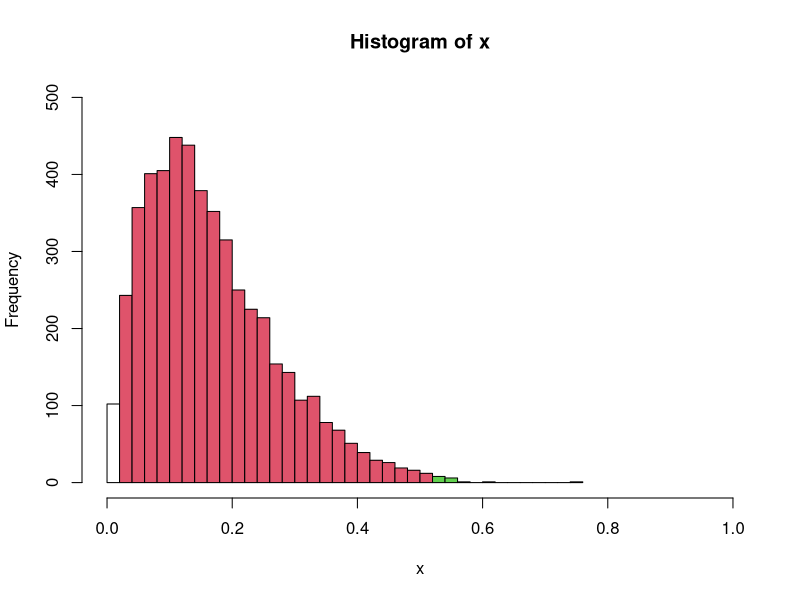

Write R code to recreate this figure. (Note: this script raises an error after producing the figure.)


set.seed(1)
x <- rbeta(n = 5000, shape1 = 2, shape2 = 10)
h <- hist(x, breaks=50, plot = FALSE)
cuts <- cut(h$breaks, c(0,0.01, 0.5, 1))
plot(h, col=cuts, xlim = c(0,1), ylim = c(0, 500))

gg <- ggplot(data.frame(x), aes(x)) + geom_histogram(fill = "darkgreen", col = "black") + 
      theme(panel.grid.major = element_blank(), panel.grid.minor = element_blank(),
           panel.border = element_rect(colour = "black", fill = NA, size = 1),
           plot.title = element_text(hjust = 0.5, size = 20),
           legend.text=element_text(size = 14)) + 
      ggtitle(label = "Histogram of simulations from the prior") + xlim(c(-0.05, 1))
gg

out <- mcmc_get_outliers(e14Tagm_converged_pooled)

propout <- out[[1]]/nrow(unknownMSnSet(E14TG2aR))
hist(propout, add = TRUE, col = "blue")

mu_post <- mean(propout)
sigma_post <- sd(propout)

z_post <- abs((mu_post - mean(x))/sigma_post)

shrink_post <- 1 - sigma_post^2/var(x)
plot(rep(shrink_post, 5000), z_post, xlim = c(0,1))

abs(mean(propout) - mean(x)/sigma_post)


getMarkers(E14TG2aR)

N <- nrow(E14TG2aR)

meanComp <- tabulate(fData(E14TG2aR)[, "markers"])[1:10] + 1
meanComp <- meanComp/sum(meanComp)

varComp <- meanComp * (1 - meanComp)/sum(tabulate(fData(E14TG2aR)[, "markers"])[1:10] + 2)

cmptable <- apply(tmp@Component, 2, tabulate)

abs(mean(cmptable[5,]/N) - meanComp[5])/sd(cmptable[5,]/N)


varCmptable <- apply(cmptable/N,1, var)
sdCmptable <- apply(cmptable/N, 1, sd)

z_post_dir <- abs((rowMeans(cmptable/N) - meanComp)/sdCmptable)
shrink_post_dir <- 1 - (varCmptable/varComp)^2


mixing_posterior_check <- function(object,
                                   params,
                                   priors,
                                   fcol = "markers") {

K <- length(priors$beta0)
N <- nrow(object)

# Compute prior mean and variance
tallyComp <- c(table(fData(object)[, fcol])[1:K] + priors$beta0)
meanComp <- tallyComp/sum(tallyComp)  
varComp <- meanComp * (1 - meanComp)/sum(tallyComp + 1)

# Compute posterior quantities
cmptable <- apply(params@Component, 2, tabulate)
varCmptable <- apply(cmptable/N, 1, var)
sdCmptable <- apply(cmptable/N, 1, sd)

post_z_mixing <- abs((rowMeans(cmptable/N) - meanComp)/sdCmptable)
post_shrink_mixing <- 1 - (varCmptable/varComp)^2

post_check_mixing <- data.frame(x = post_shrink_mixing, y = post_z_mixing, getMarkerClasses(object))
colnames(post_check_mixing) <- c("posteriorShrinkage", "posteriorZscore", "organelle")
rownames(post_check_mixing) <- getMarkerClasses(object)

cols <- getStockcol()[1:K] # get appropriate colours
gg <- ggplot(post_check_mixing, aes(x = posteriorShrinkage, y = posteriorZscore, color = organelle)) + geom_point(size = 5)
gg <- gg + theme_minimal() + 
  theme(panel.grid.major = element_blank(), panel.grid.minor = element_blank(),
        panel.border = element_rect(colour = "black", fill = NA, size = 1),
        plot.title = element_text(hjust = 0.5, size = 20),
        legend.text=element_text(size = 14)) + scale_color_manual(values = cols) + 
  ggtitle(label = "Posterior predictive check for mixing proportions") + xlim(c(0, 1))

return(gg)
}


